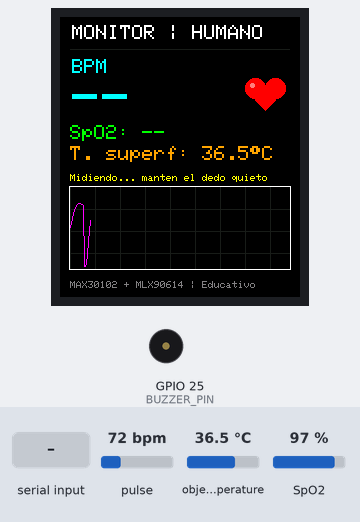
Bench run of a sketch on a simulated ESP32. Parts: 240×280 colour display, buzzer (waves = sounding, pin HIGH). Wiring (inferred from the names in the program): MLX90614 thermometer at I2C address 0x5A. The inputs (shaded band) are chosen by the test bench; at power-on: object temperature 36.5 °C, pulse 72 bpm, SpO2 97 %. What the sketch prints to the serial monitor is not drawn.

Above: at 1.4 s.
1.5 s: object temperature set to 26 °C
At 2.55 s:
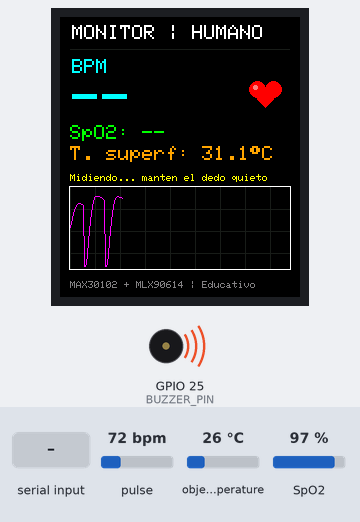
4.2 s: "C" received over Serial
At 4.53 s:
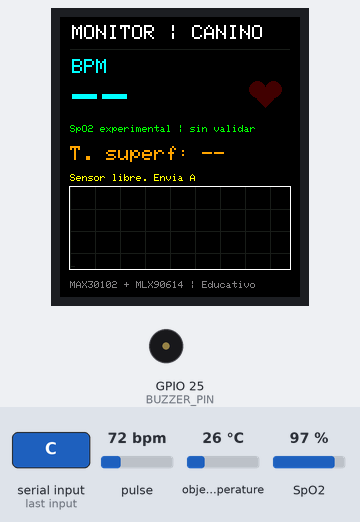
6.2 s: "H" received over Serial
At 7.16 s:
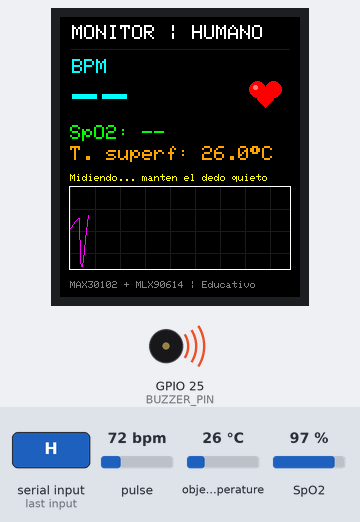
8.8 s: pulse set to 130 bpm
At 9.27 s:
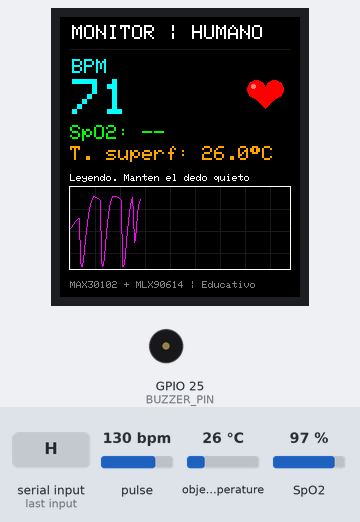
11.2 s: object temperature set to 20 °C
At 12.57 s:
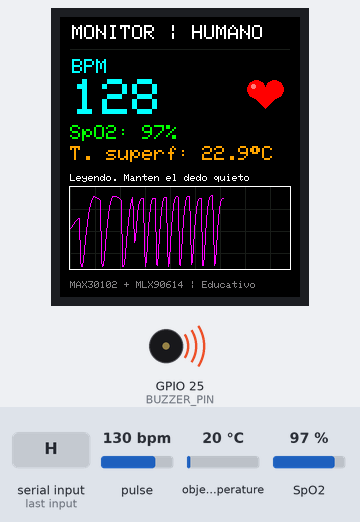
13.6 s: SpO2 set to 80 %
At 19.17 s:
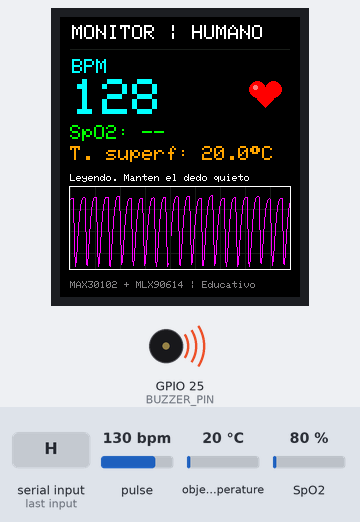
Timing chart, 0 to 19.3 s (numbered marks = the images above; inputs shaded):
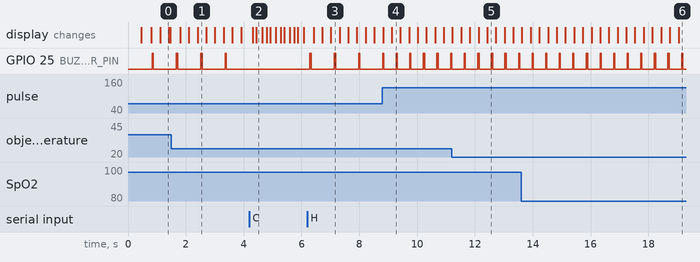

The sketch:

monitor_dual.ino
```cpp
/*
  Monitor dual, modificacion de la v4 proporcionada. ESP32 Dev Module.
  TFT ST7789 240x280: CS 5, DC 2, RST 4, SCLK 18, MOSI 23.
  MAX30102: SDA 21, SCL 22. MLX90614: SDA 32, SCL 33. Buzzer activo: 25.
  Alimentacion y tierra como en la v4. Sin boton adicional.
  Bibliotecas: Adafruit GFX Library, Adafruit ST7735 and ST7789 Library,
  Adafruit BusIO y SparkFun MAX3010x Pulse and Proximity Sensor Library.
  Monitor serie 115200. Enviar una letra: H humano, C canino, A capturar
  aire, T capturar tejido, M texto, P Plotter. Se aceptan CR y LF.
  Canino: C, retirar tejido, A, esperar indicacion, apoyar tejido quieto,
  T, esperar. Repetir A/T si cambia el sitio o la luz. Calibracion en RAM.
  SpO2 canina experimental sin porcentaje: sin calibracion veterinaria.
  Temperatura superficial del objeto. Uso educativo.
*/
#include <Arduino.h>
#include <Wire.h>
#include <SPI.h>
#include <Adafruit_GFX.h>
#include <Adafruit_ST7789.h>
#include <algorithm>
#include <math.h>
#include "MAX30105.h"
#include "heartRate.h"
#include "spo2_algorithm.h"

constexpr int TFT_CS=5,TFT_DC=2,TFT_RST=4,SDA_MAX=21,SCL_MAX=22,SDA_MLX=32,SCL_MLX=33,BUZZER_PIN=25;
constexpr bool BUZZER_ACTIVO=true, MODO_PLOTTER=true;
constexpr int BIP_MS=40, DIV_SALIDA=4, LED_BRILLO=60,PROMEDIO=4,MODO_LED=2,TASA=400,ANCHO_PULSO=411,RANGO_ADC=4096;
constexpr int IR_DEDO_PUESTO=55000,IR_DEDO_QUITADO=45000,AMP_MIN_IR=300;
constexpr int REFRACTARIO_MS=300,INTERVALO_MIN_MS=333,INTERVALO_MAX_MS=1500,CADUCIDAD_MS=3000,N_INTERVALOS=6;
// 250..1500 ms = 40..240 BPM: ventana de busqueda de ingenieria.
constexpr int CAN_MIN_MS=250,CAN_MAX_MS=1500;
constexpr int BUF_LEN=100,DECIM=4,PASO_SPO2=25,SPO2_MIN=70,SPO2_MAX=100,SPO2_MAX_SALTO=6;
constexpr float EMA_SPO2=0.25f;
constexpr int PERIODO_TEMP_MS=500,GX=10,GY=170,GW=220,GH=82,HX=205,HY=76,HR_BASE=8,HR_EXTRA=4;
constexpr uint16_t FONDO=ST77XX_BLACK,REJILLA=0x18E3,MAGENTA_A=0xF81F,NARANJA=0xFD20;
Adafruit_ST7789 tft(TFT_CS,TFT_DC,TFT_RST);
MAX30105 particleSensor;
bool canino=false,plotter=MODO_PLOTTER,maxOk=false,dedo=false,filtroListo=false;
bool marcaLatido=false,buzzerEncendido=false,bpmValido=false,tempValida=false,hayPunto=false;
uint32_t ultimoIntentoMax=0,ultimaUI=0,ultimaAnim=0,ultimaTemp=0,ultimoTexto=0,ultimoLatido=0,instanteLatido=0,buzzerHasta=0,irUltimo=0,ultimaMuestra=0;
float suaveA=0,minA=0,maxA=0,onda=0,bpm=-1,spo2Filtrado=-1,tempC=0;
int mlxEstado=-1,contSalida=0,nIntervalos=0,idxIntervalo=0,nBuf=0,contSpo2=0,nDec=0,rechazosSpo2=0;
uint32_t intervalos[N_INTERVALOS],irBuf[BUF_LEN],redBuf[BUF_LEN],acumIr=0,acumRed=0;
int xGrafica=0,yAnterior=GY+GH/2,bpmPintado=-999,spo2Pintado=-999,temp10Pintada=-999,radioPintado=-1;
uint16_t colorPintado=0;
char estadoPintado[48]="";
enum Cal { PEDIR_AIRE, AIRE, PEDIR_TEJIDO, TEJIDO, LISTO, REPETIR };
Cal etapa=PEDIR_AIRE;
constexpr int N_CAL=400; // 4 segundos por captura
uint32_t captura[N_CAL];
int nCal=0;
float aire95=0,ruido=0,entradaIR=0,salidaIR=0,pisoOnda=0;
float baseCan=0,anteriorCan=0,valleCan=0,picoCan=0;
bool buscandoPico=true;
uint32_t ultimoBueno=0;

void reiniciarBPM(){
  nIntervalos=idxIntervalo=0; ultimoLatido=ultimoBueno=0; bpm=-1; bpmValido=false;
}
void reiniciarMedicion(){
  reiniciarBPM(); spo2Filtrado=-1; nBuf=contSpo2=nDec=rechazosSpo2=0; acumIr=acumRed=0;
  instanteLatido=0; marcaLatido=false; filtroListo=false;
  digitalWrite(BUZZER_PIN,LOW); buzzerEncendido=false;
}
void bip(){
  if(!BUZZER_ACTIVO)return;
  digitalWrite(BUZZER_PIN,HIGH); buzzerEncendido=true; buzzerHasta=millis()+BIP_MS;
}
void gestionarBuzzer(){
  if(buzzerEncendido && int32_t(millis()-buzzerHasta)>=0){
    digitalWrite(BUZZER_PIN,LOW); buzzerEncendido=false;
  }
}
void registrarLatido(uint32_t ahora){
  uint32_t iv=ahora-ultimoLatido;
  if(canino ? (ultimoLatido && iv<CAN_MIN_MS) : iv<=REFRACTARIO_MS)return;
  bool aceptado=false;
  if(ultimoLatido){
    if(iv>=uint32_t(canino?CAN_MIN_MS:INTERVALO_MIN_MS) && iv<=uint32_t(canino?CAN_MAX_MS:INTERVALO_MAX_MS)){
      intervalos[idxIntervalo]=iv; idxIntervalo=(idxIntervalo+1)%N_INTERVALOS;
      if(nIntervalos<N_INTERVALOS)nIntervalos++;
      if(nIntervalos>=3){
        uint32_t c[N_INTERVALOS]; memcpy(c,intervalos,nIntervalos*sizeof(*c));
        std::sort(c,c+nIntervalos);
        float med=0.5f*(c[nIntervalos/2]+c[(nIntervalos-1)/2]);
        float dev=0;
        for(int i=0;i<nIntervalos;i++)dev+=fabsf(float(c[i])-med);
        if(dev/nIntervalos/med<=0.20f){
          float b=60000.0f/med;
          bpm=bpmValido?0.4f*b+0.6f*bpm:b;
          bpmValido=true; ultimoBueno=ahora; aceptado=true;
        }else{ bpmValido=false; bpm=-1; }
      }
    }else if(iv>uint32_t(canino?CAN_MAX_MS:INTERVALO_MAX_MS)){
      nIntervalos=idxIntervalo=0;
      if(canino)bpmValido=false;
    }
  }
  ultimoLatido=ahora;
  if(!canino || aceptado){ instanteLatido=ahora; bip(); marcaLatido=true; }
}
void calcularSpo2(){
  int32_t spo2=0,hr=0; int8_t okSpo2=0,okHr=0;
  maxim_heart_rate_and_oxygen_saturation(irBuf,BUF_LEN,redBuf,&spo2,&okSpo2,&hr,&okHr);
  bool rango=spo2>=SPO2_MIN && spo2<=SPO2_MAX;
  bool estable=spo2Filtrado<0 || abs(int(spo2)-int(lroundf(spo2Filtrado)))<=SPO2_MAX_SALTO;
  if(okSpo2 && rango && estable){
    spo2Filtrado=spo2Filtrado<0?float(spo2):EMA_SPO2*spo2+(1-EMA_SPO2)*spo2Filtrado;
    rechazosSpo2=0;
  }else if(okSpo2 && rango && ++rechazosSpo2>=5){spo2Filtrado=-1; rechazosSpo2=0;}
}
void calibrar(uint32_t ir){
  if(etapa!=AIRE && etapa!=TEJIDO)return;
  captura[nCal++]=ir;
  if(nCal<N_CAL)return;
  std::sort(captura,captura+N_CAL);
  float bajo=captura[N_CAL/20],alto=captura[N_CAL*19/20];
  if(etapa==AIRE){
    aire95=alto; ruido=fmaxf(1,alto-bajo); etapa=PEDIR_TEJIDO;
  }else if(bajo<=aire95+ruido || alto-bajo<=ruido || alto>=262143){
    etapa=REPETIR;
  }else{
    // Histeresis dentro del espacio medido entre aire y tejido.
    float margen=bajo-aire95;
    salidaIR=aire95+margen/3; entradaIR=bajo-margen/3;
    pisoOnda=fmaxf(ruido,(alto-bajo)*0.20f); etapa=LISTO;
  }
  nCal=0;
}
void actualizarDedo(uint32_t ir){
  bool nuevo=dedo;
  if(canino && etapa!=LISTO)nuevo=false;
  else if(dedo && ir<(canino?salidaIR:IR_DEDO_QUITADO))nuevo=false;
  else if(!dedo && ir>(canino?entradaIR:IR_DEDO_PUESTO))nuevo=true;
  if(canino && ir>=262143)nuevo=false;
  if(nuevo!=dedo){dedo=nuevo; reiniciarMedicion();}
}
// Detector canino independiente: elimina continua y exige una excursion
// medida respecto al ruido del montaje. Una cresta por ciclo de histeresis.
bool pulsoCanino(){
  baseCan+=0.018f*(suaveA-baseCan);
  float ac=baseCan-suaveA;
  bool latido=false;
  if(buscandoPico){
    valleCan=fminf(valleCan,ac);
    if(ac-valleCan>=pisoOnda){buscandoPico=false; picoCan=ac;}
  }else{
    picoCan=fmaxf(picoCan,ac);
    if(ac<picoCan-0.5f*pisoOnda && ac<anteriorCan){
      latido=true; buscandoPico=true; valleCan=ac;
    }
  }
  anteriorCan=ac; return latido;
}
void procesarMuestra(uint32_t red,uint32_t ir){
  uint32_t ahora=millis(); irUltimo=ir; ultimaMuestra=ahora;
  if(canino)calibrar(ir);
  actualizarDedo(ir);
  float piso=canino?fmaxf(1,pisoOnda):AMP_MIN_IR;
  if(!filtroListo){
    suaveA=baseCan=ir; minA=suaveA-piso/2; maxA=suaveA+piso/2;
    buscandoPico=true; valleCan=picoCan=anteriorCan=0; filtroListo=true;
  }
  suaveA+=0.2f*(float(ir)-suaveA);
  minA=fminf(suaveA,minA+0.01f*(suaveA-minA));
  maxA=fmaxf(suaveA,maxA+0.01f*(suaveA-maxA));
  float norm=0.5f-(suaveA-(minA+maxA)*0.5f)/fmaxf(maxA-minA,piso);
  onda=dedo?100*constrain(norm,0.0f,1.0f):0;
  if(dedo && (canino?pulsoCanino():checkForBeat((int32_t)ir)))registrarLatido(ahora);
  if(dedo && ultimoLatido && ahora-ultimoLatido>CADUCIDAD_MS)reiniciarBPM();
  if(canino && bpmValido && ahora-ultimoBueno>CADUCIDAD_MS)bpmValido=false;
  if(dedo && !canino){
    acumRed+=red; acumIr+=ir;
    if(++nDec>=DECIM){
      memmove(irBuf,irBuf+1,(BUF_LEN-1)*sizeof(*irBuf));
      memmove(redBuf,redBuf+1,(BUF_LEN-1)*sizeof(*redBuf));
      irBuf[BUF_LEN-1]=acumIr/DECIM; redBuf[BUF_LEN-1]=acumRed/DECIM;
      acumIr=acumRed=0; nDec=0;
      if(nBuf<BUF_LEN)nBuf++;
      if(nBuf>=BUF_LEN && ++contSpo2>=PASO_SPO2){contSpo2=0; calcularSpo2();}
    }
  }
  if(++contSalida>=DIV_SALIDA){
    contSalida=0; graficar(onda/100); if(plotter)salidaSerial();
  }
}
bool iniciarMax(){
  if(!particleSensor.begin(Wire,I2C_SPEED_STANDARD))return false;
  particleSensor.setup(LED_BRILLO,PROMEDIO,MODO_LED,TASA,ANCHO_PULSO,RANGO_ADC);
  ultimaMuestra=millis(); return true;
}
void leerSensor(){
  particleSensor.check();
  while(particleSensor.available()){
    uint32_t red=particleSensor.getFIFORed(),ir=particleSensor.getFIFOIR();
    particleSensor.nextSample(); procesarMuestra(red,ir);
  }
  if(millis()-ultimaMuestra>1000){
    maxOk=false; dedo=false; reiniciarMedicion(); nCal=0;
    if(canino)etapa=PEDIR_AIRE;
  }
}
void escanearBus(TwoWire &bus,const char *nombre){
  Serial.println(nombre);
  for(uint8_t a=1;a<127;a++){
    bus.beginTransmission(a);
    if(bus.endTransmission()==0){Serial.print("  0x");Serial.println(a,HEX);}
  }
}
void escanearI2C(){
  escanearBus(Wire,"MAX30102 esperado 0x57"); escanearBus(Wire1,"MLX90614 esperado 0x5A");
}
int mlxLeer(float &tc){
  Wire1.beginTransmission(0x5A); Wire1.write((uint8_t)0x07);
  if(Wire1.endTransmission(false)!=0 || Wire1.requestFrom((uint8_t)0x5A,(uint8_t)3)!=3)return 1;
  uint8_t lo=Wire1.read(),hi=Wire1.read(); Wire1.read();
  uint16_t raw=(uint16_t(hi)<<8)|lo;
  if(raw&0x8000)return 2;
  tc=raw*0.02f-273.15f; return 0;
}
void leerTemperatura(){
  float t=0; mlxEstado=mlxLeer(t);
  if(!mlxEstado && (t<10 || t>60))mlxEstado=3;
  if(mlxEstado)tempValida=false;
  else{tempC=tempValida?0.3f*t+0.7f*tempC:t; tempValida=true;}
}
void dibujarColumna(int x){
  tft.drawFastVLine(GX+x,GY,GH,x%25==0?REJILLA:FONDO);
  for(int y=22;y<GH;y+=22)tft.drawPixel(GX+x,GY+y,REJILLA);
}
void limpiarGrafica(){
  tft.fillRect(GX,GY,GW,GH,FONDO);
  for(int x=0;x<GW;x+=25)tft.drawFastVLine(GX+x,GY,GH,REJILLA);
  for(int y=22;y<GH;y+=22)tft.drawFastHLine(GX,GY+y,GW,REJILLA);
  xGrafica=0; hayPunto=false;
}
void graficar(float normalizada){
  int y=GY+GH-3-int(normalizada*(GH-6));
  for(int i=0;i<3;i++)dibujarColumna((xGrafica+i)%GW);
  uint16_t color=dedo?MAGENTA_A:REJILLA;
  if(hayPunto && xGrafica)tft.drawLine(GX+xGrafica-1,yAnterior,GX+xGrafica,y,color);
  else tft.drawPixel(GX+xGrafica,y,color);
  yAnterior=y; hayPunto=true; xGrafica=(xGrafica+1)%GW;
}
void dibujarCorazon(int r,uint16_t color){
  tft.fillRect(HX-26,HY-26,52,54,FONDO);
  int cy=HY-r/2;
  tft.fillCircle(HX-r,cy,r,color); tft.fillCircle(HX+r,cy,r,color);
  tft.fillTriangle(HX-2*r,cy,HX+2*r,cy,HX,HY+r+r/2+2,color);
  tft.fillRect(HX-r,cy,2*r,r/2+1,color);
  if(color==ST77XX_RED)tft.fillCircle(HX-r-r/3,cy-r/3,r/4,0xFBEF);
}
void animarCorazon(){
  uint32_t t=millis()-instanteLatido; float s=0;
  if(dedo && instanteLatido){
    if(t<80)s=t/80.0f;
    else if(t<200)s=1-(t-80)/120.0f;
    else if(t<250)s=0.5f*(t-200)/50.0f;
    else if(t<380)s=0.5f*(1-(t-250)/130.0f);
  }
  int r=HR_BASE+int(lroundf(HR_EXTRA*s));
  uint16_t color=dedo?ST77XX_RED:0x4000;
  if(r!=radioPintado || color!=colorPintado){
    dibujarCorazon(r,color); radioPintado=r; colorPintado=color;
  }
}
void dibujarSpo2(int v){
  tft.fillRect(10,106,222,18,FONDO); tft.setCursor(10,108);
  tft.setTextColor(ST77XX_GREEN); tft.setTextSize(canino?1:2);
  if(canino)tft.print("SpO2 experimental | sin validar");
  else{ tft.print("SpO2: "); if(v<0)tft.print("--"); else{tft.print(v);tft.print("%");} }
}
void dibujarTemp(int t10){
  tft.fillRect(10,126,220,25,FONDO); tft.setCursor(10,129); tft.setTextSize(2);
  tft.setTextColor(NARANJA); tft.print("T. superf: ");
  if(t10==-2)tft.print("ERR");
  else if(t10<0)tft.print("--");
  else{tft.print(t10/10); tft.print("."); tft.print(t10%10); tft.write(248); tft.print("C");}
}
const char *estadoActual(){
  if(!maxOk)return "MAX30102 no responde";
  if(canino){
    switch(etapa){
      case PEDIR_AIRE:return "Sensor libre. Envia A";
      case AIRE:return "Midiendo aire... 4 s";
      case PEDIR_TEJIDO:return "Apoya tejido quieto. Envia T";
      case TEJIDO:return "Midiendo tejido... 4 s";
      case REPETIR:return "Sin contraste. Retira y envia A";
      default:break;
    }
    if(!dedo)return "Sin contacto";
    return bpmValido?"Pulso detectado":"Buscando pulso regular";
  }
  if(!dedo)return "Coloca el dedo sobre el sensor";
  return bpmValido?"Leyendo. Manten el dedo quieto":"Midiendo... manten el dedo quieto";
}
void dibujarBase(){
  tft.fillScreen(FONDO); tft.setTextSize(2); tft.setTextColor(ST77XX_WHITE);
  tft.setCursor(12,8); tft.print(canino?"MONITOR | CANINO":"MONITOR | HUMANO");
  tft.drawFastHLine(10,32,220,REJILLA); tft.setCursor(12,42);
  tft.setTextColor(ST77XX_CYAN); tft.print("BPM");
  tft.drawRect(GX-1,GY-1,GW+2,GH+2,ST77XX_WHITE);
  tft.setTextSize(1); tft.setTextColor(0x8410); tft.setCursor(10,264);
  tft.print("MAX30102 + MLX90614 | Educativo");
  limpiarGrafica(); estadoPintado[0]=0; radioPintado=-1;
  bpmPintado=spo2Pintado=temp10Pintada=-999;
}
void actualizarUI(){
  int b=bpmValido?int(lroundf(bpm)):-1;
  if(b!=bpmPintado){
    char txt[12]="-- "; if(b>=0)snprintf(txt,sizeof(txt),"%-3d",b);
    tft.setTextSize(5); tft.setTextColor(ST77XX_CYAN,FONDO);
    tft.setCursor(12,62); tft.print(txt); bpmPintado=b;
  }
  int s=dedo && spo2Filtrado>=0?int(lroundf(spo2Filtrado)):-1;
  if(s!=spo2Pintado){dibujarSpo2(s);spo2Pintado=s;}
  int t=tempValida?int(lroundf(tempC*10)):((mlxEstado==1 || mlxEstado==2)?-2:-1);
  if(t!=temp10Pintada){dibujarTemp(t);temp10Pintada=t;}
  const char *estado=estadoActual();
  if(strcmp(estadoPintado,estado)){
    tft.fillRect(10,154,220,14,FONDO);tft.setCursor(10,157);tft.setTextSize(1);
    tft.setTextColor(!maxOk?ST77XX_RED:(!bpmValido?ST77XX_YELLOW:ST77XX_WHITE));
    tft.print(estado);strcpy(estadoPintado,estado);
  }
}
void salidaSerial(){
  int b=bpmValido?int(lroundf(bpm)):0;
  int s=dedo && spo2Filtrado>=0?int(lroundf(spo2Filtrado)):0;
  float t=tempValida?tempC:0;
  if(plotter){
    char linea[128];
    // Cero = sin dato en Plotter. En canino se omite la serie de saturacion.
    if(canino)snprintf(linea,sizeof(linea),"Pulso:%.1f,BPM:%d,Temp:%.1f,Latido:%d,Techo:130\n",onda,b,t,marcaLatido?100:0);
    else snprintf(linea,sizeof(linea),"Pulso:%.1f,BPM:%d,SpO2:%d,Temp:%.1f,Latido:%d,Techo:130\n",onda,b,s,t,marcaLatido?100:0);
    if(Serial.availableForWrite()>=(int)strlen(linea)){Serial.print(linea);marcaLatido=false;}
  }else{
    Serial.printf("%s IR:%lu Contacto:%d BPM:%d ",canino?"CANINO":"HUMANO",(unsigned long)irUltimo,dedo,b);
    if(canino)Serial.print("SpO2 experimental sin validar");
    else Serial.printf("SpO2:%d",s);
    Serial.printf(" Tsuperf:%.1f MLX:%d | %s\n",t,mlxEstado,estadoActual());
  }
}
void comandos(){
  while(Serial.available()){
    int c=toupper(Serial.read());
    if(c=='M')plotter=false;
    if(c=='P')plotter=true;
    if(c=='H' || c=='C'){
      canino=(c=='C'); dedo=false; etapa=PEDIR_AIRE; nCal=0;
      reiniciarMedicion(); tempValida=false; mlxEstado=-1; onda=0;
      dibujarBase();
    }
    if(canino && c=='A'){
      etapa=AIRE; nCal=0; dedo=false; reiniciarMedicion();
    }
    if(canino && c=='T' && etapa==PEDIR_TEJIDO){etapa=TEJIDO;nCal=0;}
    if(c=='I' && !plotter)escanearI2C();
  }
}
void setup(){
  Serial.begin(115200); pinMode(BUZZER_PIN,OUTPUT); digitalWrite(BUZZER_PIN,LOW);
  SPI.begin(18,-1,23,TFT_CS); tft.init(240,280); tft.setRotation(0);
  tft.setTextWrap(false); tft.cp437(true); dibujarBase(); actualizarUI(); animarCorazon();
  Wire.begin(SDA_MAX,SCL_MAX); Wire.setClock(100000);
  Wire1.begin(SDA_MLX,SCL_MLX); Wire1.setClock(100000);
  if(!plotter)escanearI2C(); maxOk=iniciarMax();
}
void loop(){
  comandos(); uint32_t ahora=millis();
  if(maxOk)leerSensor();
  else if(ahora-ultimoIntentoMax>=2000){ultimoIntentoMax=ahora;maxOk=iniciarMax();}
  gestionarBuzzer();
  if(ahora-ultimaTemp>=PERIODO_TEMP_MS){ultimaTemp=ahora;leerTemperatura();}
  if(ahora-ultimaAnim>=20){ultimaAnim=ahora;animarCorazon();}
  if(ahora-ultimaUI>=50){ultimaUI=ahora;actualizarUI();}
  if(!plotter && ahora-ultimoTexto>=500){ultimoTexto=ahora;salidaSerial();}
  delay(1);
}
```

Measured:
- after the input at 1.5 s, the display: first changes after 0.31 s (image 1 shows a later state)
- after the input at 4.2 s, GPIO 25 (BUZZER_PIN): stops changing and stays LOW; the display: first changes after 0.12 s (image 2 shows a later state)
- after the input at 6.2 s, GPIO 25 (BUZZER_PIN): alternates HIGH for 0.04 s and LOW for 0.80 s, starting after 0.09 s; the display: first changes after 0.22 s (image 3 shows a later state)
- after the input at 8.8 s, GPIO 25 (BUZZER_PIN): alternates HIGH for 0.04 s and LOW for 0.43 s, starting after 0.48 s
- after the input at 11.2 s, the display: first differs from a run without the input after 0.62 s (image 5 shows a later state)
- after the input at 13.6 s, the display: first differs from a run without the input after 4.8 s (image 6 shows a later state)
- by itself, GPIO 25 (BUZZER_PIN): alternates HIGH for 0.04 s and LOW for 0.80 s
